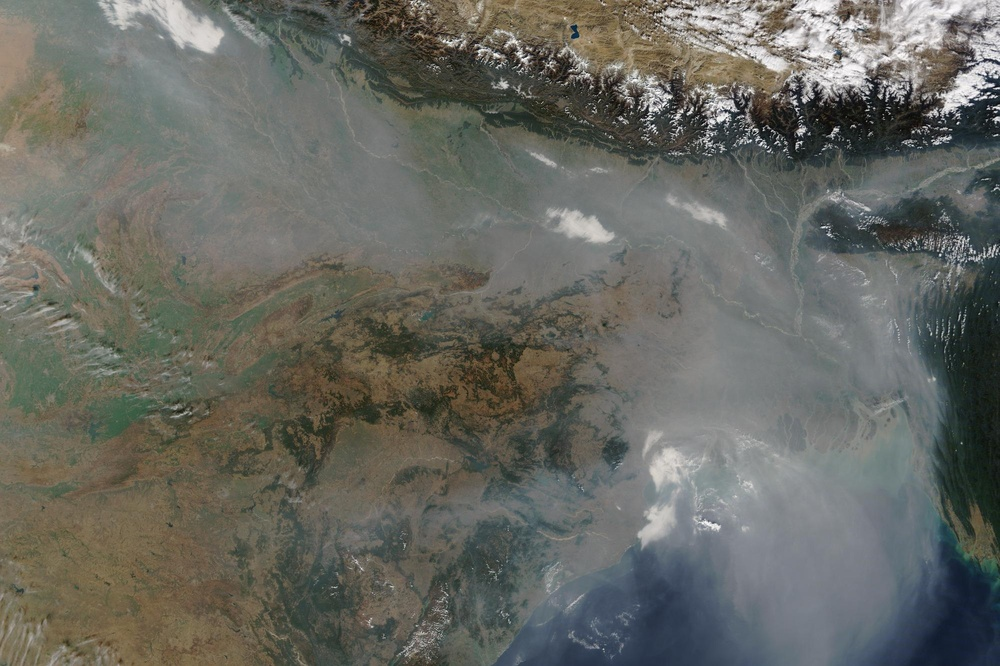
#> input picture hazy_image.jpg, 1000 x 666 px, shrunk from 2000 x 1333 before the run
$ python -i contrast.py   (imports and definitions only)
#> lines starting #> are read from the running program, lines starting #| are printed output that depends on the picture
"""
Stage 4 — Contrast Enhancement
================================
Applied *after* scene recovery as a light polish step.

Key difference from the underwater pipeline
--------------------------------------------
In the underwater pipeline CLAHE is the primary dehazing technique
(clip_limit=2.0, applied aggressively on the V channel before anything
else).

Here, CLAHE is a *post-processing* step only:
  • clip_limit 0.5–1.0  (much lower — aggressive CLAHE would amplify
    any residual haze or noise in sky regions)
  • Applied after the physics-based dehazing has already removed most
    of the haze

Also provides per-channel contrast stretching (linear remap) which can
optionally be followed by per-channel histogram equalisation.
"""

import cv2
import numpy as np


# ---------------------------------------------------------------------------
# CLAHE polish
# ---------------------------------------------------------------------------

# [67 lines left out: functions apply_clahe, contrast_stretch, not called in this run]


# ---------------------------------------------------------------------------
# Optional histogram equalisation (per-channel)
# ---------------------------------------------------------------------------

def histogram_equalise(image: np.ndarray) -> np.ndarray:
    """Apply per-channel histogram equalisation.

    Parameters
    ----------
    image : np.ndarray
        BGR image, uint8.

    Returns
    -------
    np.ndarray
        Histogram-equalised BGR image, uint8.
    """
    channels = cv2.split(image)
    eq_channels = [cv2.equalizeHist(ch) for ch in channels]
    return cv2.merge(eq_channels)

>>> import cv2
>>> picture = cv2.imread('../../hazy_image.jpg')
#> picture is the input picture: shape (666, 1000, 3); mean B, G, R 97.8, 104.4, 103.3
>>> result = histogram_equalise(picture)
#> in histogram_equalise, `eq_channels = [cv2.equalizeHist(ch) for ch in channels]`: eq_channels = 3 items
#> in histogram_equalise, `return cv2.merge(eq_channels)`:
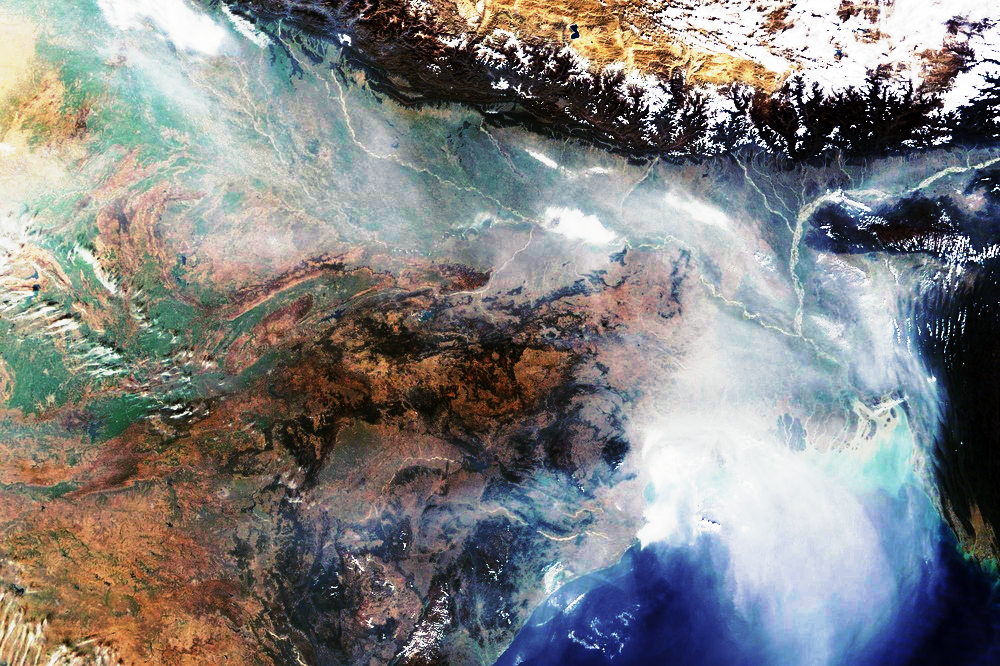
#> returned value: shape (666, 1000, 3); mean of channels 0, 1, 2 128.7, 128.9, 128.9; drawn as B, G, R
